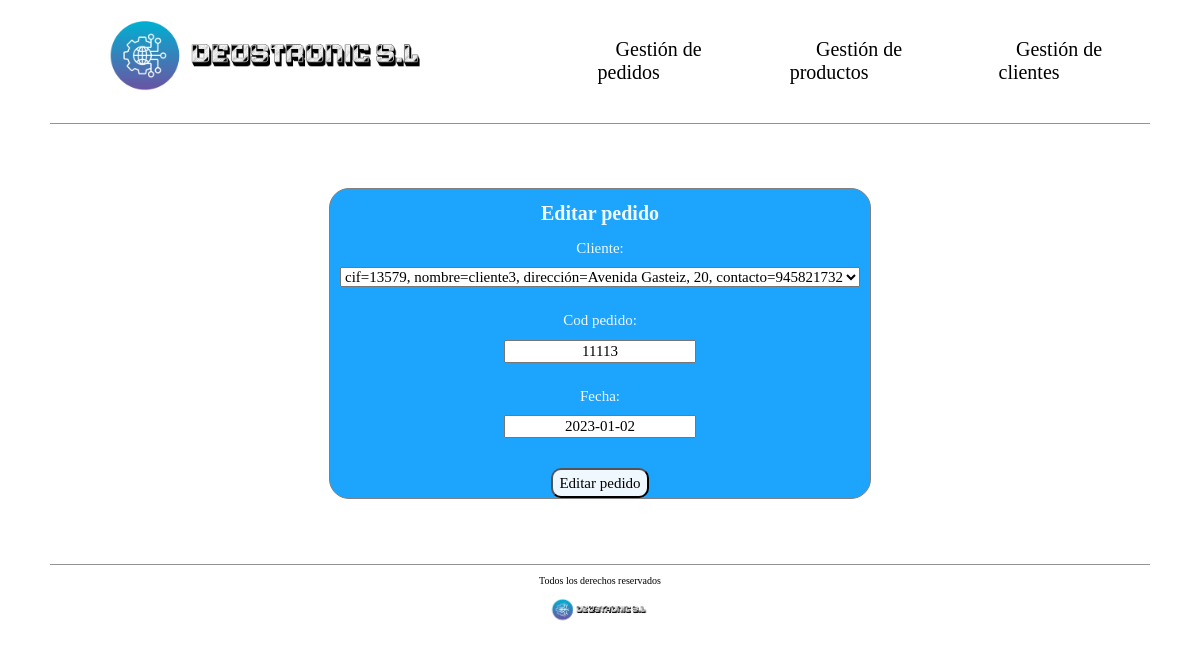
The page /empresaDjango/pedido/actualizar/11113 on the database as committed earlier.
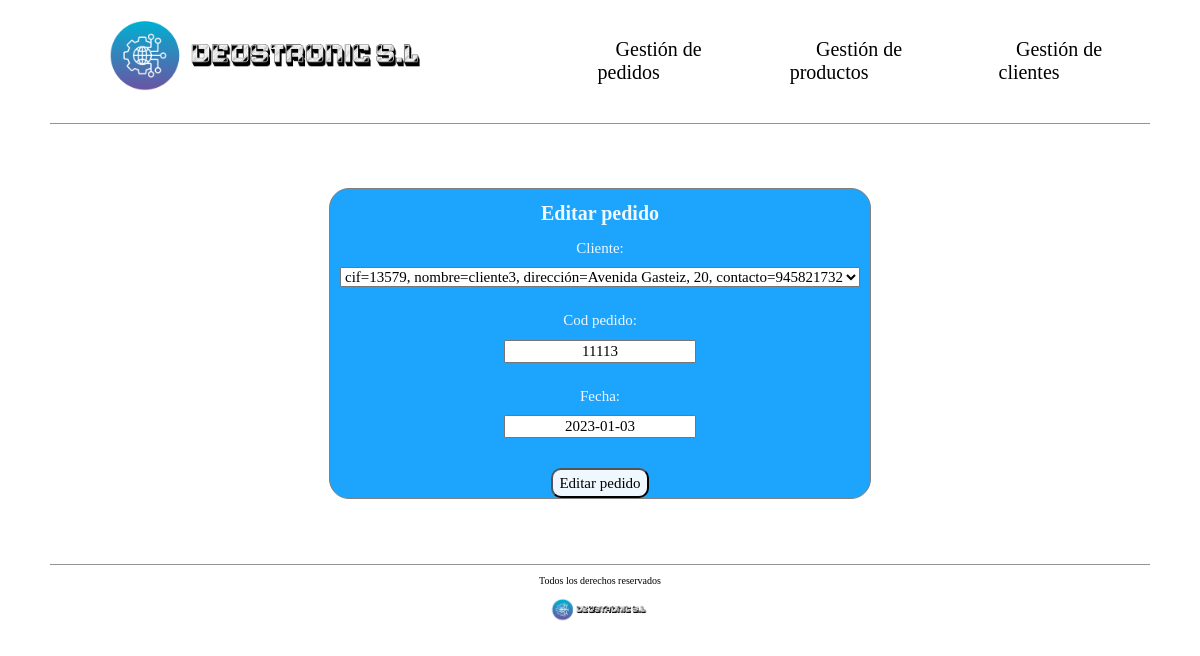
The same page on the database as committed later.
### empresaDjango/models.py (models this page shows, shortened)
class Pedido(models.Model):
    cliente = models.ForeignKey(Cliente, on_delete=models.CASCADE)
    cod_pedido = models.CharField(max_length=10)
    fecha = models.DateField()
    precio_total = models.IntegerField(default=0)

### empresaDjango/views.py (the view, shortened to what this page needs)
# urls.py: path('pedido/actualizar/<int:cod_pedido>', views.actualizar_pedido.as_view(), name="actualizar_pedido"),
class actualizar_pedido(UpdateView):
    model = Pedido
    def get(self, request, cod_pedido):
        pedido = Pedido.objects.get(cod_pedido=cod_pedido)
        formulario=PedidoForm(instance=pedido)
        context = {
            'formulario': formulario,
            'pedido': pedido,
            'cod_pedido': cod_pedido
        }
        return render(request, 'update_departamento.html', context)

### empresaDjango/forms.py
class PedidoForm(forms.ModelForm):
        class Meta:
            model = Pedido
            fields = ['cliente', 'cod_pedido', 'fecha']

### empresaDjango/models.py (called while the page is built)
    def __str__(self):
        return f"cif={self.cif}, nombre={self.nombre_empresa}, dirección={self.direccion}, contacto={self.contacto}"

### empresaDjango/templates/update_departamento.html (shortened to what this page needs)
{% extends 'base.html' %}
{% load static %}
{% block contenido%}
        <div class="contenedor-principal-formularios">
            <div class="formularios">
                <h1>Editar pedido</h1>
                <form class="formularios_contenido" action="{% url 'actualizar_pedido' cod_pedido=cod_pedido %}" method="post">
                    {{ formulario.as_ul }}
                    <input class="boton_nuevo" type="submit" value="Editar pedido"/>
                </form>
            </div>
        </div>
{% endblock %}

Rows that differ between the two databases and show on the page:
changed Pedido "cif=13579, nombre=cliente3, dirección=Avenida Gasteiz, 20, contacto=945821732": fecha "2023-01-02" → "2023-01-03"
